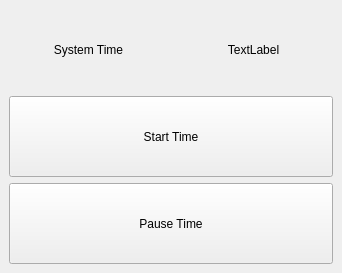
<?xml version="1.0" encoding="UTF-8"?>
<ui version="4.0">
 <class>MainWindow</class>
 <widget class="QMainWindow" name="MainWindow">
  <property name="geometry">
   <rect>
    <x>0</x>
    <y>0</y>
    <width>342</width>
    <height>273</height>
   </rect>
  </property>
  <property name="windowTitle">
   <string>Timekeeper</string>
  </property>
  <widget class="QWidget" name="centralwidget">
   <layout class="QGridLayout" name="gridLayout_2">
    <item row="0" column="0">
     <layout class="QGridLayout" name="gridLayout">
      <item row="0" column="0">
       <widget class="QLabel" name="label">
        <property name="text">
         <string>System Time</string>
        </property>
        <property name="alignment">
         <set>Qt::AlignCenter</set>
        </property>
       </widget>
      </item>
      <item row="2" column="0" colspan="2">
       <widget class="QPushButton" name="pushButton_2">
        <property name="sizePolicy">
         <sizepolicy hsizetype="Minimum" vsizetype="Preferred">
          <horstretch>0</horstretch>
          <verstretch>0</verstretch>
         </sizepolicy>
        </property>
        <property name="text">
         <string>Pause Time</string>
        </property>
       </widget>
      </item>
      <item row="1" column="0" colspan="2">
       <widget class="QPushButton" name="pushButton">
        <property name="enabled">
         <bool>true</bool>
        </property>
        <property name="sizePolicy">
         <sizepolicy hsizetype="Minimum" vsizetype="Preferred">
          <horstretch>0</horstretch>
          <verstretch>0</verstretch>
         </sizepolicy>
        </property>
        <property name="text">
         <string>Start Time</string>
        </property>
       </widget>
      </item>
      <item row="0" column="1">
       <widget class="QLabel" name="label_2">
        <property name="inputMethodHints">
         <set>Qt::ImhTime</set>
        </property>
        <property name="text">
         <string>TextLabel</string>
        </property>
        <property name="alignment">
         <set>Qt::AlignCenter</set>
        </property>
       </widget>
      </item>
     </layout>
    </item>
   </layout>
  </widget>
 </widget>
 <resources/>
 <connections/>
</ui>
